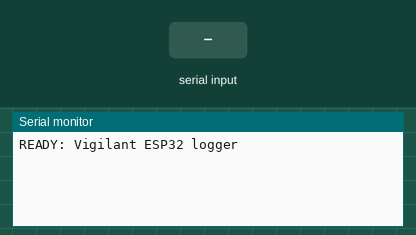
Simulated run of this sketch. Board: ESP32. On the bench: the last lines printed to the serial monitor. The test bench sets the inputs (shaded band). Storage starts empty.

Above: at 1.2 s.
1.3 s: "DUMP\n" received over Serial
At 2.4 s:
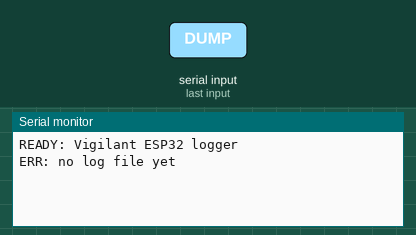
2.8 s: "STATS\n" received over Serial
At 3.4 s:
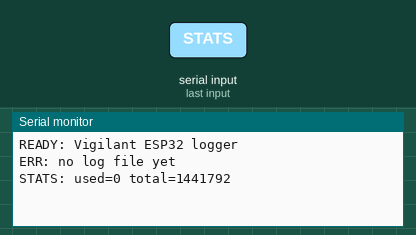
4.3 s: "1\n" received over Serial
At 5.7 s:
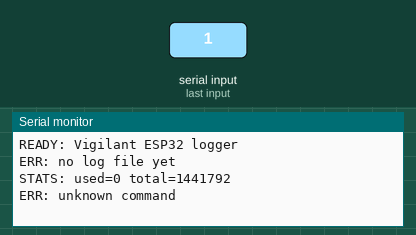

Measured:
- after the input at 1.3 s, the serial monitor: prints a new line at once (image 1)
- after the input at 2.8 s, the serial monitor: prints a new line at once (image 2)
- after the input at 4.3 s, the serial monitor: prints a new line at once (image 3)

The sketch:

vigilant_logger.ino
```cpp
#include <Arduino.h>
#include <LittleFS.h>

const char* LOG_FILE = "/telemetry_logs.jsonl";
const size_t MIN_FREE_BYTES = 4096;
bool fsOk = false;

void dumpLogs() {
  File f = LittleFS.open(LOG_FILE, FILE_READ);
  if (!f) { Serial.println("ERR: no log file yet"); return; }
  Serial.println("---BEGIN LOG---");
  uint8_t buf[128];
  while (f.available()) {
    size_t n = f.read(buf, sizeof(buf));
    Serial.write(buf, n);
  }
  Serial.println("---END LOG---");
  f.close();
}

void setup() {
  Serial.setRxBufferSize(1024);
  Serial.begin(115200);
  Serial.setTimeout(2000);
  fsOk = LittleFS.begin(true);  // true = format on first boot
  Serial.println(fsOk ? "READY: Vigilant ESP32 logger" : "ERR: LittleFS mount failed");
}

void loop() {
  if (!Serial.available()) return;
  String line = Serial.readStringUntil('\n');
  line.trim();
  if (line.length() == 0) return;

  if (!fsOk) { Serial.println("ERR: filesystem unavailable"); return; }

  if (line == "DUMP") { dumpLogs(); return; }
  if (line == "STATS") {
    Serial.printf("STATS: used=%u total=%u\n",
                  (unsigned)LittleFS.usedBytes(), (unsigned)LittleFS.totalBytes());
    return;
  }
  // Deliberately NO erase/delete command: the host can append and read, never wipe.

  if (line[0] != '{') { Serial.println("ERR: unknown command"); return; }
  if (LittleFS.totalBytes() - LittleFS.usedBytes() < MIN_FREE_BYTES) {
    Serial.println("ERR: flash full");
    return;
  }
  File f = LittleFS.open(LOG_FILE, FILE_APPEND);
  if (!f) { Serial.println("ERR: open failed"); return; }
  f.println(line);
  f.close();
  Serial.println("ACK: saved to flash");
}
```
